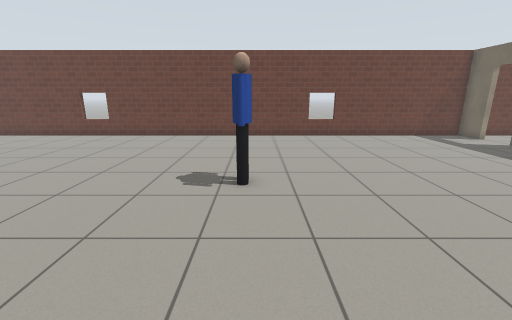
view 1 (above)

16 first-person views from a walk through a Gazebo world. The camera is 1.2 m above the floor, tilts 14° down and sees 90° across. The floor is counted in squares, 0.5 m on a side. Each view is taken from the middle of a square. On the plan, view 1 faces up. The plan holds only what a view shows up to about 17 squares ahead; the rest is blank. The place goes on beyond the plan. The robots in the file are not drawn. Simple patterns stand in for the simulator's built-in surfaces. Some stock models are drawn as simple stand-ins.

view 2
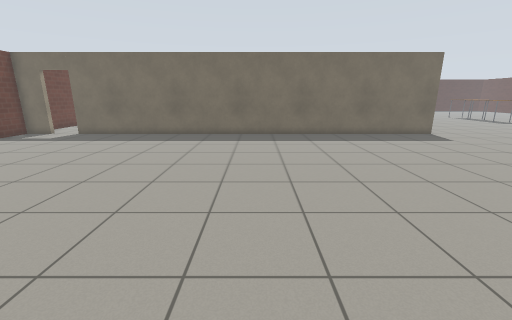

view 3
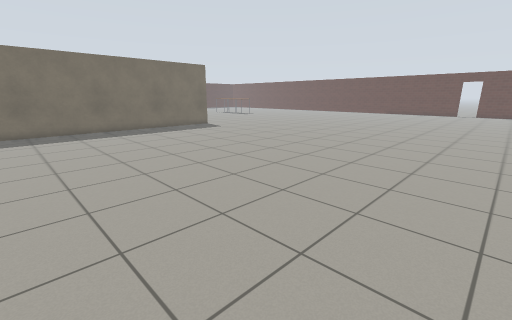

view 4
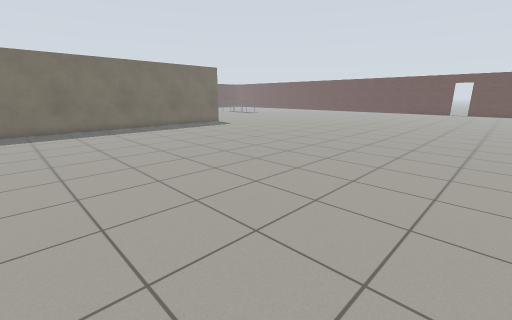

view 5
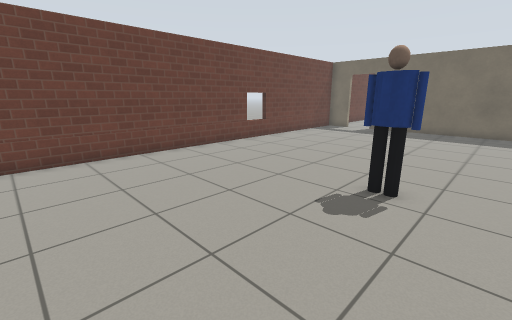

view 6
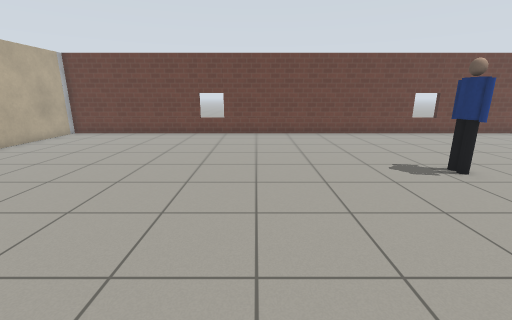

view 7
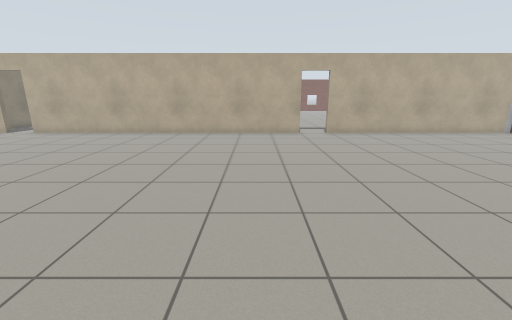

view 8
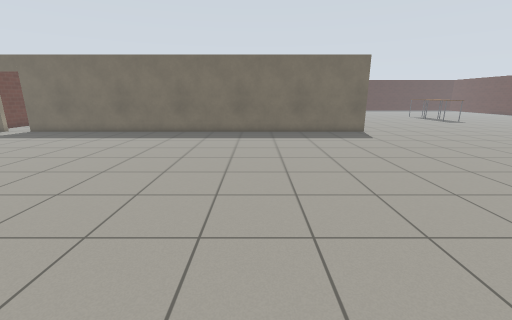

view 9
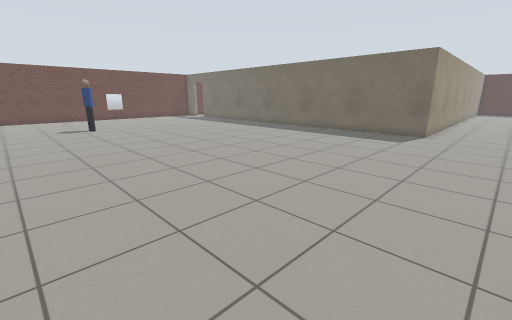

view 10
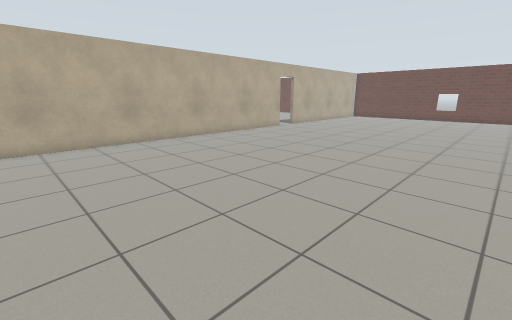

view 11
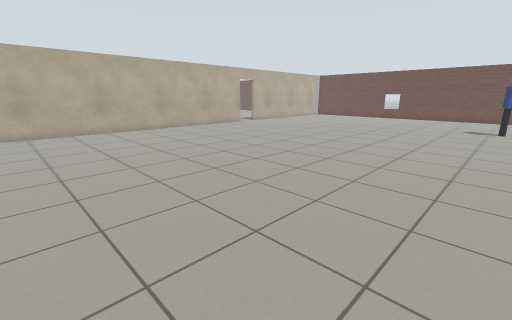

view 12
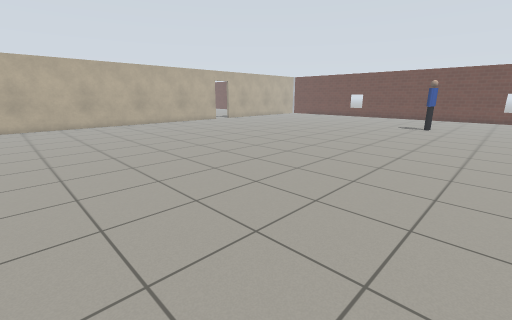

view 13
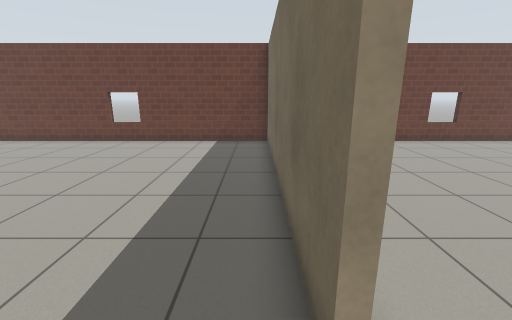

view 14
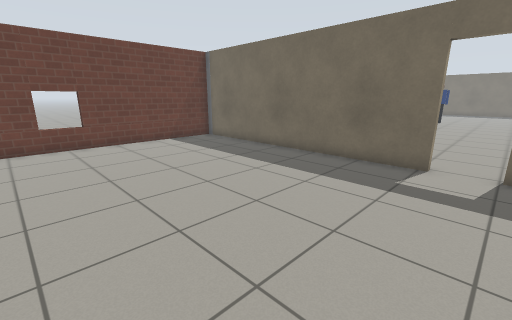

view 15
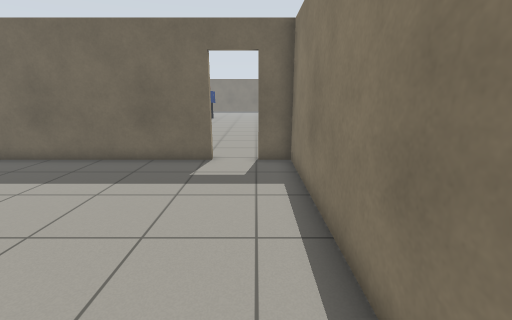

view 16
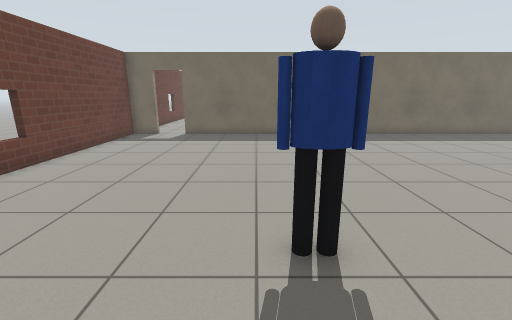

### Floor plan
Points are (right, up) in squares from view 1. A wall is a line through its corners. A room is listed if a view was taken in it or the views show most of it. See-through windows are left out.
Room 1 (views 1, 2, 3, 4, 5, 6, 7, 8, 9, 10, 11, 12, 16)
walls: (-19.1, 2) (-19.1, -15.5); (13.5, -10.5) (12.7, -10.5) (12.7, 12.6); (12.7, 14.4) (12.7, 16) (-19.1, 16) (-19.1, 3.6)
ways out: open door at (-19, 2.5) to room 2; open door at (13, 13.5)
objects: person (-1, 7) to (0, 8)
Room 2 (views 13, 14, 15)
walls: (-19.4, 3.6) (-19.4, 16) (-30.5, 16); (-28, 0.6) (-19.4, 0.6) (-19.4, 2)
ways out: open door at (-19, 2.5) to room 1

Where each view was taken, in squares from view 1:
view 1: 0 up, 0 right, facing up
view 2: 1 up, 4 left, facing right
view 3: 3 up, 7 left, facing down-right
view 4: 5 up, 8 left, facing down-right
view 5: 5 up, 7 left, facing up-right
view 6: 1 down, 7 left, facing up
view 7: 1 down, 2 left, facing left
view 8: 3 down, 5 left, facing right
view 9: 14 down, 5 left, facing up-right
view 10: 15 down, 5 left, facing up-left
view 11: 15 down, 0 right, facing up-left
view 12: 15 down, 4 right, facing up-left
view 13: 2 up, 20 left, facing up
view 14: 2 up, 29 left, facing up-right
view 15: 2 up, 29 left, facing right
view 16: 8 up, 4 left, facing right
